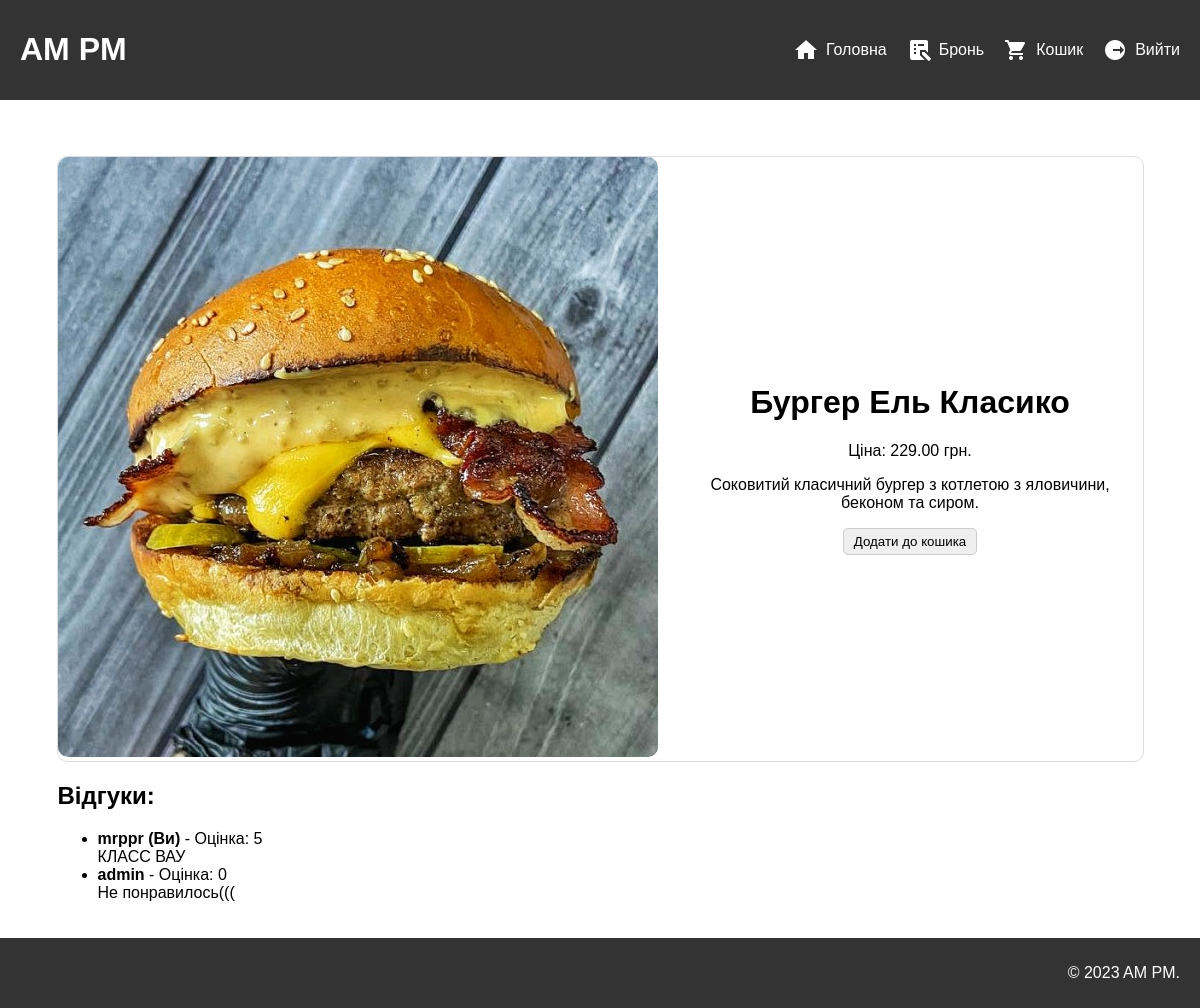
Page /product/3/ (signed in) on the committed database.
### store/models.py (models this page shows, shortened)
class Product(models.Model):
    name = models.CharField(max_length=100)
    description = models.TextField()
    price = models.DecimalField(max_digits=10, decimal_places=2)
    category = models.ForeignKey(Category, on_delete=models.CASCADE)
    image = models.ImageField(upload_to="media/product_images/", null=True, blank=True)
    class Meta:
        verbose_name = "Продукт"
        verbose_name_plural = "Продукти"

class Review(models.Model):
    product = models.ForeignKey(Product, on_delete=models.CASCADE)
    user = models.ForeignKey("Client", on_delete=models.CASCADE)
    rating = models.PositiveIntegerField(default=0, choices=[(i, i) for i in range(6)])
    text = models.TextField()
    date = models.DateTimeField(auto_now_add=True)
    class Meta:
        verbose_name = "Відгук"
        verbose_name_plural = "Відгуки"

class Client(AbstractUser):
    email = models.EmailField(unique=True)
    groups = models.ManyToManyField(
        "auth.Group",
        related_name="custom_user_groups",
        blank=True,
        verbose_name="groups",
    )
    user_permissions = models.ManyToManyField(
        "auth.Permission",
        related_name="custom_user_permissions",
        blank=True,
        verbose_name="user permissions",
    )
    class Meta:
        verbose_name = "Клієнт"
        verbose_name_plural = "Клієнти"

### store/views.py (the view)
# urls.py: path("product/<int:product_id>/", product, name="product"),
def product(request, product_id):
    product = get_object_or_404(Product, pk=product_id)
    reviews = Review.objects.filter(product=product).order_by("-date")
    user_review = None
    if request.user.is_authenticated:
        user_review = Review.objects.filter(product=product, user=request.user).first()
        reviews = reviews.exclude(user=request.user)
    if request.method == "POST" and request.user.is_authenticated:
        form = ReviewForm(request.POST)
        if form.is_valid():
            if not user_review:
                review = form.save(commit=False)
                review.product = product
                review.user = request.user
                review.save()
                return redirect("product", product_id=product_id)
    else:
        form = ReviewForm()
    if user_review:
        reviews = [user_review] + list(reviews)
    return render(
        request,
        "store/product.html",
        {
            "product": product,
            "reviews": reviews,
            "form": form,
            "user_review": user_review,
        },
    )

### templates/store/product.html (shortened to what this page needs)
{% extends 'base.html' %}
{% block static %}
{% load static %}
<link rel="stylesheet" type="text/css" href="{% static 'store/css/product.css' %}">
{% endblock %}
{% block content %}
    <div class="product-details">
        <div class="product-image">
            <img src="{{ product.image.url }}" alt="{{ product.name }}" class="rounded-image">
        </div>
        <div class="product-info">
            <h1>{{ product.name }}</h1>
            <p>Ціна: {{ product.price }} грн.</p>
            <p>{{ product.description }}</p>
            {% if user.is_authenticated %}
                <form method="post" action="{% url 'add_to_cart' product_id=product.id %}">
                    <button type="submit">Додати до кошика</button>
                </form>
            {% else %}
                <p>Увійдіть, щоб додати товар до кошика.</p>
            {% endif %}
        </div>
    </div>
    <div class="review-details">
        <h2>Відгуки:</h2>
        {% if reviews %}
            <ul>
                {% for review in reviews %}
                    <li>
                        <strong>{{ review.user.username }}{% if user == review.user %} (Ви){% endif %}</strong> - Оцінка: {{ review.rating }}<br>
                        {{ review.text }}
                    </li>
                {% endfor %}
            </ul>
        {% else %}
            <p>Відгуків ще немає.</p>
        {% endif %}
    </div>
{% endblock %}

### static/store/css/base.css (style rules this page uses)
html, body { height: 100%; }
body { margin: 0; padding: 0; font-family: 'Unbounded', sans-serif; min-height: 100vh; display: flex; flex-direction: column; }
button { border: 1px solid #ccc; border-radius: 5px; padding: 5px 10px; font-family: 'Unbounded', sans-serif; cursor: pointer; }

### static/store/css/product.css (style rules this page uses)
.product-details { display: flex; align-items: center; justify-content: center; border: 1px solid #ddd; border-radius: 10px; max-width: 1085px; margin: auto; }
.review-details { display: block; align-items: center; justify-content: center; max-width: 1085px; margin: auto; }
.product-image { margin-right: 20px; }
.rounded-image { border-radius: 10px; }
.product-info { text-align: center; }

### rows in the picture
Product: image (picture), name "Бургер Ель Класико", price "229.00", description "Соковитий класичний бургер з котлетою з яловичини, беконом та сиром."
Review: user.username "mrppr", shows "(Ви)", rating "5", text "КЛАСС ВАУ"
Review: user.username "admin", rating "0", text "Не понравилось((("
